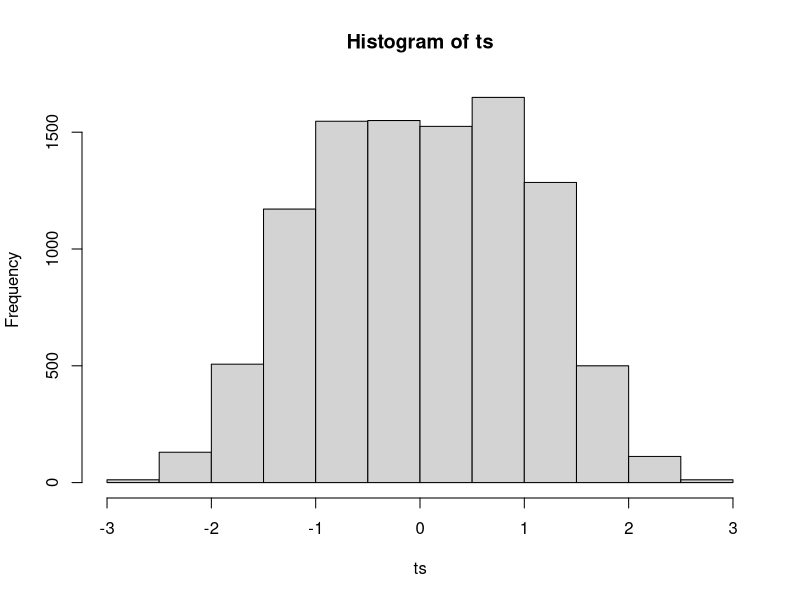
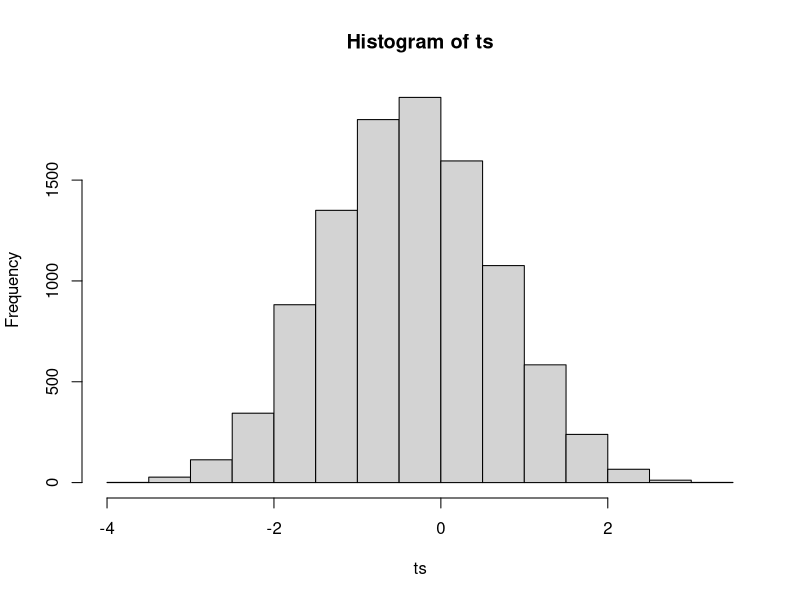
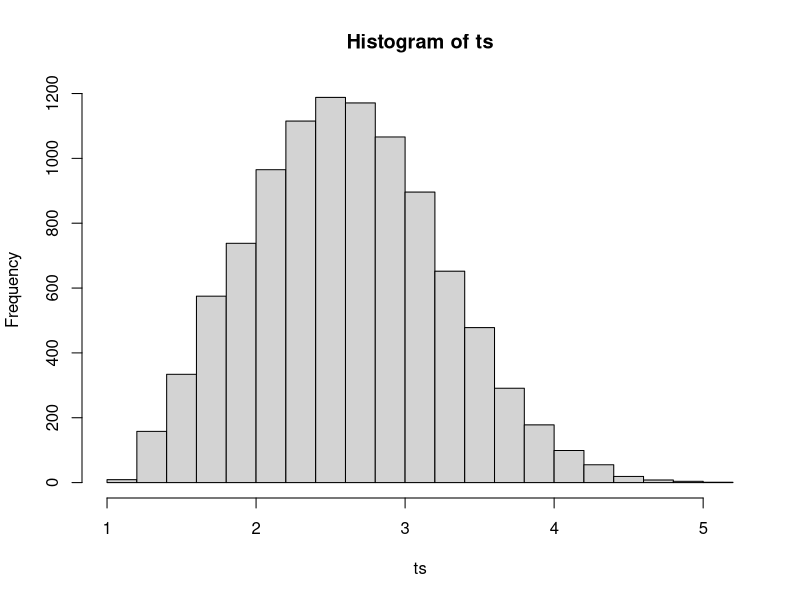

These charts were generated, in order, by the following R code:
# thetas are different
## theta1=0.8 theta2=-0.8 with same n

# N is the number of times repeated
N<-10000
# both n1 and n2 have the same sample size of 100 
# since their estimates are the same size but in opposite directions

n1<-100
n2<-100
ts<-c()
for (k in 1:N){
  # creates two vectors of estimates from original to replicate
  # pulling 100 random draws still not sure how many to pull?????
  t1<- rnorm(100, 0.8,sqrt(4/n1)) #not sure about the variance ?????
  t2<-rnorm(100,-0.8, sqrt(4/n2))
      # create the z score and then pvalues for each of the estimates
      # still questioning the variance of this? 
      z1<-t1/sqrt(4/n1)
      p1<-2*pnorm(-abs(z1))
      z2<-t2/sqrt(4/n2)
      p2<-2*pnorm(-abs(z2))
  # take the difference of the two groups of pvalues
  diff<-p1-p2
  # get the t stat for the pair t test
  t<-mean(diff)/(sd(diff)/10)
  # store in vector
  ts[k]<-t
}

hist(ts)
# 2.64 is what was written down in notes but is it 1.98???
sum(abs(ts) > 1.98) # number of t stats that are over the critical value
sum(abs(ts) > 1.98)/N # the probability that the test would conclude that the means are different



## B where is theta1 is 0.8 and theta2 is 0.2
## 16n1=n2 since they have different effect sizes small and large
n1<- 52
n2<-2*393
ts<-c()
for (k in 1:N){
  t1<- rnorm(100, 0.8,sqrt(4/n1))
  t2<-rnorm(100,0.2, sqrt(4/n2))
 
  z1<-t1/sqrt(4/n1)
  p1<-2*pnorm(-abs(z1))
  z2<-t2/sqrt(4/n2)
  p2<-2*pnorm(-abs(z2))
  
  diff<-p1-p2
  t<-mean(diff)/(sd(diff)/10)
  ts[k]<-t
}
max(ts)
sum(ts > 1.98)
sum(ts > 1.98)/N
hist(ts)



### when thetas are the same but test stat is different
## might be right idk \_(%)_/ ??????
# different sample sizes but with the same estimate size.
n1<- 100
n2<-10*n1
ts<-c()
for (k in 1:N){
  t1<- rnorm(100, 0.8,sqrt(4/n1))
  t2<-rnorm(100,0.8, sqrt(4/n2))
  
  z1<-t1/sqrt(4/n1)
  p1<-2*pnorm(-abs(z1))
  z2<-t2/sqrt(4/n2)
  p2<-2*pnorm(-abs(z2))
  
  diff<-p1-p2
  t<-mean(diff)/(sd(diff)/10)
  ts[k]<-t
}
max(ts)
sum(ts > 2.64)
sum(ts > 1.98)/N
hist(ts)

